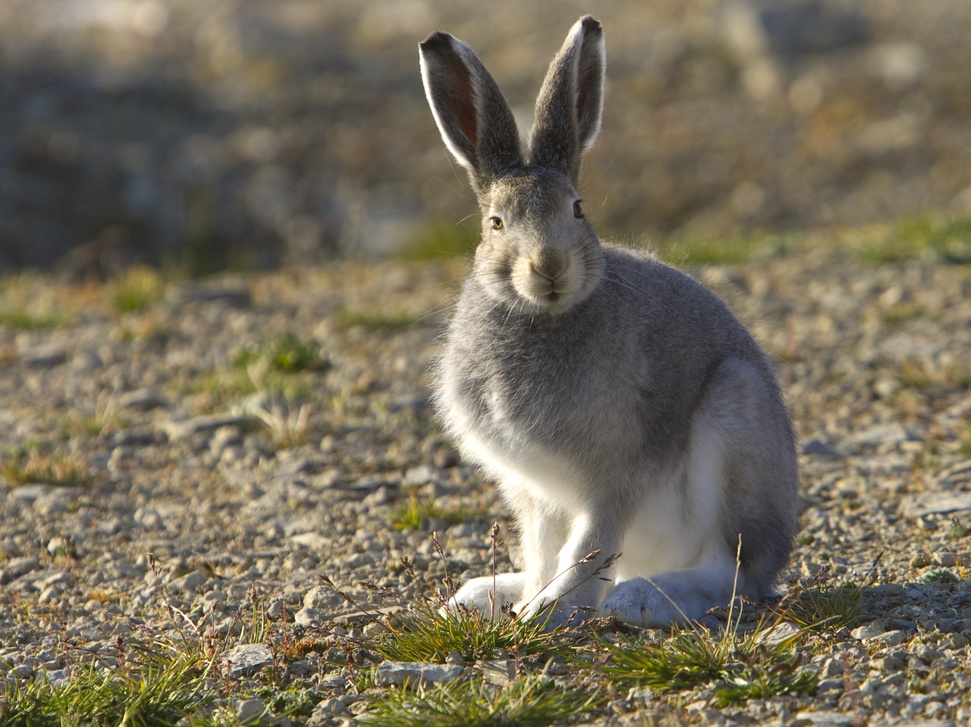
#> input picture bunny.jpg, 971 x 727 px, shrunk from 2481 x 1858 before the run, found by its file name
$ python find_bunny.py
#> lines starting #> are read from the running program, lines starting #| are printed output that depends on the picture
import cv2
import numpy as np
from matplotlib import pyplot as plt

file_path = "C:\\Users\\reina\\Documents\\Bunny Detection\\bunny.jpg"
img = cv2.imread(file_path,cv2.IMREAD_GRAYSCALE)
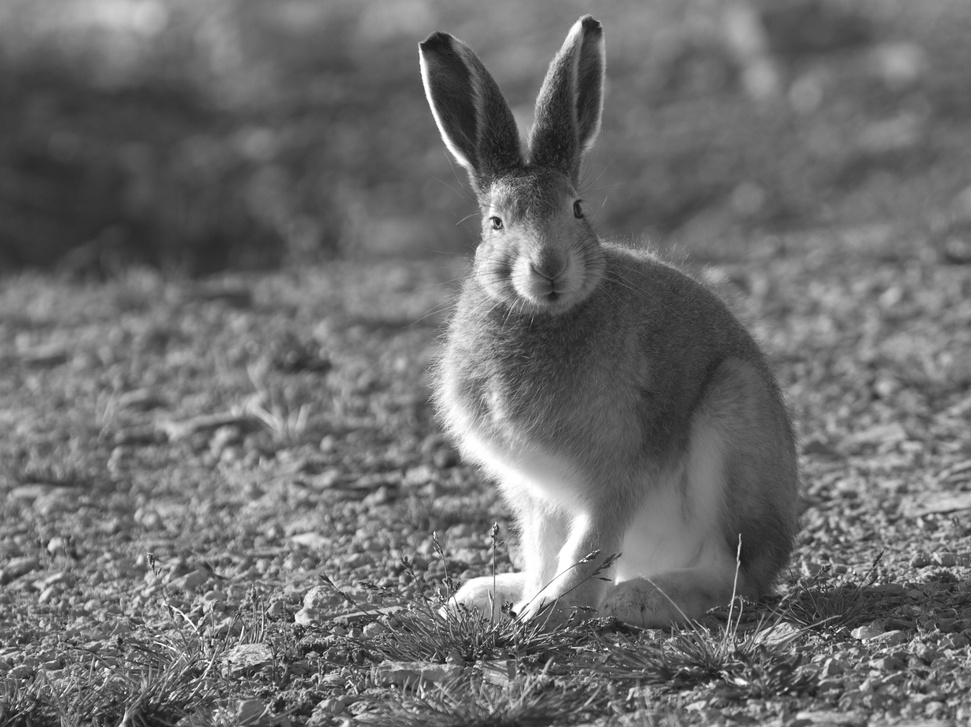
#> img: shape (727, 971); min 19, max 255, mean 110.1

if img is not None:
	print("Read sucessful!")
else:
	print("Read failed")

#show image
cv2.imshow("Image", img)

# exit at closing of window
cv2.waitKey(0)
cv2.destroyAllWindows()

#do stuff...
